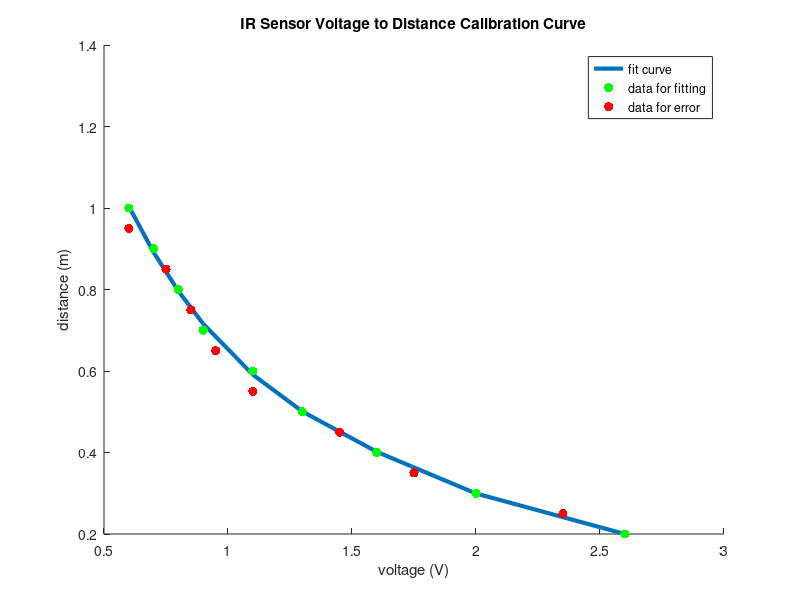

Write the MATLAB code that produced this figure.
d = [0.2, 0.3, 0.4, 0.5, 0.6, 0.7, 0.8, 0.9, 1];
v = [2.6, 2, 1.6, 1.3, 1.1, 0.9, 0.8, 0.7, 0.6];
nfd = [0.25, 0.35, 0.45, 0.55, 0.65, 0.75, 0.85, 0.95];
nfv = [2.35, 1.75, 1.45, 1.1, 0.95, 0.85, 0.75, 0.6];

p = polyfit(v, d, 4);

figure
hold on
plot(v, p(1).*v.^4 + p(2).*v.^3 + p(3).*v.^2 + p(4).*v + p(5), "LineWidth", 3)
plot(v, d, 'g.', "MarkerSize", 20)
plot(nfv, nfd, 'r.', "MarkerSize", 20)
title("IR Sensor Voltage to Distance Calibration Curve")
xlabel("voltage (V)")
ylabel("distance (m)")
legend("fit curve", "data for fitting", "data for error")
